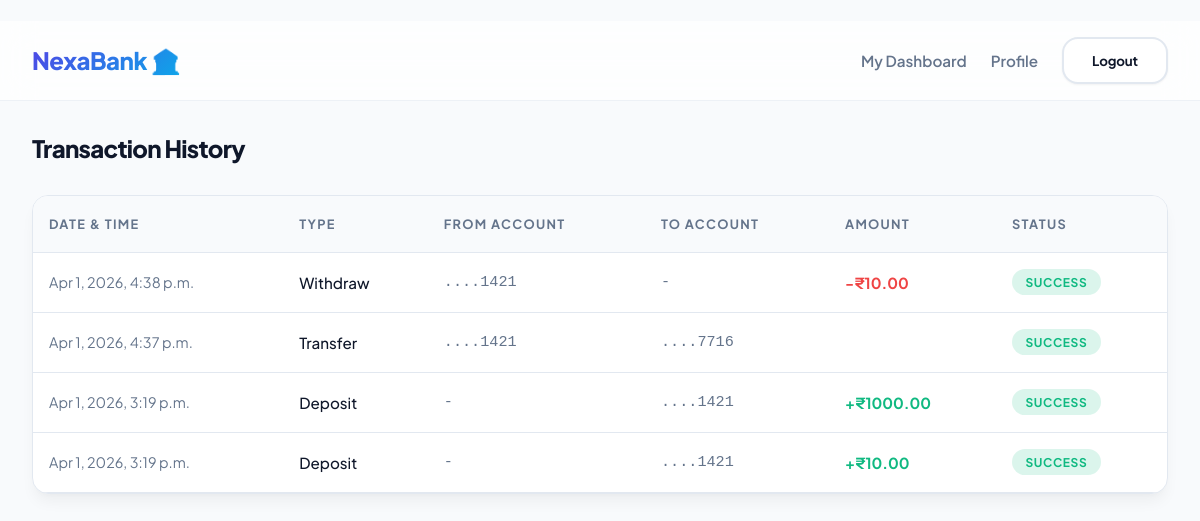
The app's page /transactions/history/ (signed in), older data.
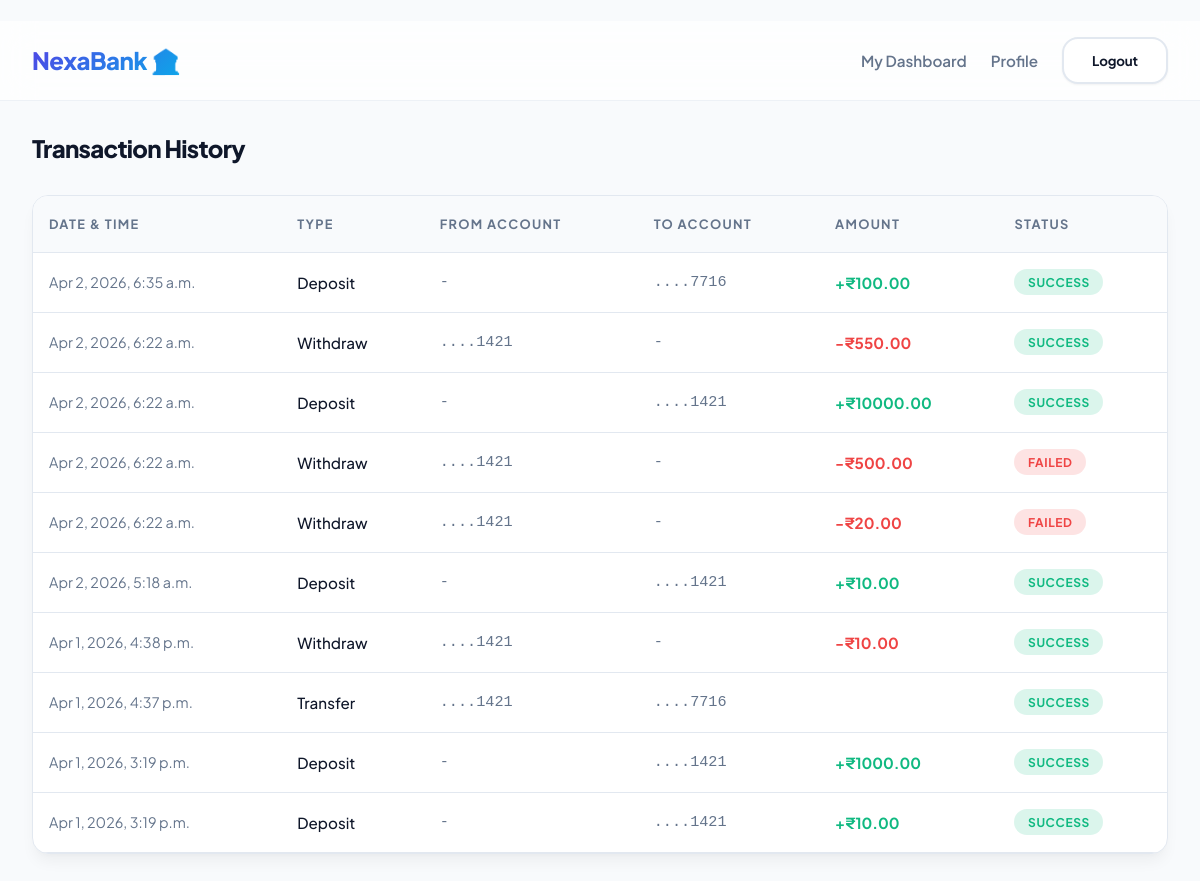
The same page, newer data.
### apps/transactions/models.py (models this page shows, shortened)
class Transaction(models.Model):
    TRANSACTION_TYPES = (
        ('DEPOSIT', 'Deposit'),
        ('WITHDRAW', 'Withdraw'),
        ('TRANSFER', 'Transfer'),
    )
    TRANSACTION_STATUS = (
        ('SUCCESS', 'Success'),
        ('FAILED', 'Failed'),
        ('PENDING', 'Pending'),
        ('PENDING_APPROVAL', 'Pending Approval'),
    )
    from_account = models.ForeignKey(BankAccount, on_delete=models.SET_NULL, null=True, blank=True, related_name='outgoing_transactions')
    to_account = models.ForeignKey(BankAccount, on_delete=models.SET_NULL, null=True, blank=True, related_name='incoming_transactions')
    amount = models.DecimalField(max_digits=12, decimal_places=2)
    type = models.CharField(max_length=15, choices=TRANSACTION_TYPES)
    status = models.CharField(max_length=20, choices=TRANSACTION_STATUS, default='PENDING')
    is_flagged = models.BooleanField(default=False)
    flag_reason = models.CharField(max_length=255, null=True, blank=True)
    timestamp = models.DateTimeField(auto_now_add=True)

### apps/banking/models.py (models this page shows, shortened)
class BankAccount(models.Model):
    ACCOUNT_TYPES = (
        ('SAVINGS', 'Savings'),
        ('CURRENT', 'Current'),
    )
    user = models.ForeignKey(User, on_delete=models.CASCADE, related_name='accounts')
    account_number = models.CharField(max_length=20, unique=True)
    account_type = models.CharField(max_length=10, choices=ACCOUNT_TYPES, default='SAVINGS')
    balance = models.DecimalField(max_digits=12, decimal_places=2, default=0.00)
    is_frozen = models.BooleanField(default=False)
    created_at = models.DateTimeField(auto_now_add=True)

### apps/transactions/views.py (the view)
# urls.py: path('history/', views.transaction_history_view, name='history'),
@login_required
@role_required('CUSTOMER', 'TELLER', 'ADMIN')
def transaction_history_view(request):
    accounts = BankAccount.objects.filter(user=request.user)
    transactions = Transaction.objects.filter(Q(from_account__in=accounts) | Q(to_account__in=accounts)).order_by('-timestamp')
    return render(request, 'transactions/history.html', {'transactions': transactions})

### apps/transactions/templates/transactions/history.html (shortened to what this page needs)
﻿{% extends 'base.html' %}
{% block content %}
<h2 style="margin-bottom: 1.5rem;">Transaction History</h2>
{% if transactions %}
<div class="table-container">
    <table>
        <thead>
            <tr>
                <th>Date & Time</th>
                <th>Type</th>
                <th>From Account</th>
                <th>To Account</th>
                <th>Amount</th>
                <th>Status</th>
            </tr>
        </thead>
        <tbody>
            {% for tx in transactions %}
            <tr>
                <td style="color: var(--text-muted); font-size: 0.9rem;">{{ tx.timestamp|date:"M j, Y, g:i a" }}</td>
                <td style="font-weight: 500;">{{ tx.get_type_display }}</td>
                <td style="font-family: monospace; color: var(--text-muted);">
                    {% if tx.from_account %}....{{ tx.from_account.account_number|slice:"-4:" }}{% else %}-{% endif %}
                </td>
                <td style="font-family: monospace; color: var(--text-muted);">
                    {% if tx.to_account %}....{{ tx.to_account.account_number|slice:"-4:" }}{% else %}-{% endif %}
                </td>
                <td style="font-weight: 700; color: {% if tx.type == 'DEPOSIT' %}var(--success){% elif tx.type == 'WITHDRAW' %}var(--danger){% else %}white{% endif %}">
                    {% if tx.type == 'DEPOSIT' %}+{% elif tx.type == 'WITHDRAW' %}-{% endif %}₹{{ tx.amount }}
                </td>
                <td>
                    <span class="badge {% if tx.status == 'SUCCESS' %}badge-success{% elif tx.status == 'PENDING' %}badge-pending{% else %}badge-failed{% endif %}">
                        {{ tx.status }}
                    </span>
                </td>
            </tr>
            {% endfor %}
        </tbody>
    </table>
</div>
{% else %}
<div class="card" style="text-align: center; padding: 4rem 2rem;">
    <h3 style="margin-bottom: 1rem;">No Transactions Found</h3>
    <p style="color: var(--text-muted);">Your transaction history is currently empty.</p>
</div>
{% endif %}
{% endblock %}

### templates/base.html (shortened to what this page needs)
<!DOCTYPE html>
<html lang="en">
<head>
    {% load static %}
    <link rel="stylesheet" href="{% static 'css/style.css' %}">
</head>
<body>
    {% include 'navbar.html' %}
    <main class="container">
        {% block content %}
        {% endblock %}
    </main>
</body>
</html>

### templates/navbar.html (shortened to what this page needs)
<nav class="navbar">
    <a href="/" class="nav-brand">NexaBank 🏦</a>
    <div class="nav-links">
        {% if user.is_authenticated %}
            {% if user.role == 'ADMIN' %}
                <a href="{% url 'dashboard:admin' %}">Admin Dashboard</a>
            {% elif user.role == 'TELLER' %}
                <a href="{% url 'dashboard:teller' %}">Teller Dashboard</a>
            {% else %}
                <a href="{% url 'dashboard:customer' %}">My Dashboard</a>
            {% endif %}
            <a href="{% url 'accounts:profile' %}">Profile</a>
            <form action="{% url 'accounts:logout' %}" method="POST" style="display:inline;">
                <button type="submit" class="btn btn-secondary">Logout</button>
            </form>
        {% else %}
            <a href="{% url 'accounts:login' %}" class="btn btn-secondary">Login</a>
            <a href="{% url 'accounts:register' %}" class="btn btn-primary">Create Account</a>
        {% endif %}
    </div>
</nav>

### static/css/style.css (style rules this page uses)
:root { --primary: #4f46e5; --primary-light: #818cf8; --primary-dark: #3730a3; --secondary: #0ea5e9; --background: #f8fafc; --surface: #ffffff; --surface-hover: #f1f5f9; --text: #0f172a; --text-muted: #64748b; --border: #e2e8f0; --danger: #ef4444; --success: #10b981; --radius: 16px; --shadow-sm: 0 1px 2px 0 rgba(0, 0, 0, 0.05); --shadow: 0 10px 15px -3px rgba(0, 0, 0, 0.05), 0 4px 6px -2px rgba(0, 0, 0, 0.025); --shadow-hover: 0 20px 25px -5px rgba(14, 165, 233, 0.15), 0 10px 10px -5px rgba(0, 0, 0, 0.04); --transition: all 0.4s cubic-bezier(0.16, 1, 0.3, 1); }
* { margin: 0; padding: 0; box-sizing: border-box; font-family: 'Plus Jakarta Sans', 'Inter', system-ui, sans-serif; }
body { background-color: var(--background); color: var(--text); min-height: 100vh; display: flex; flex-direction: column; }
.container { width: 100%; max-width: 1200px; margin: 0 auto; padding: 2rem; flex-grow: 1; animation: fadeUpIn 0.6s ease-out forwards; }
h1, h2, h3 { color: var(--text); font-weight: 800; letter-spacing: -0.03em; }
a { color: var(--primary); text-decoration: none; transition: var(--transition); }
.navbar { background: rgba(255, 255, 255, 0.75); backdrop-filter: blur(16px); -webkit-backdrop-filter: blur(16px); border-bottom: 1px solid rgba(226, 232, 240, 0.6); padding: 1rem 2rem; display: flex; justify-content: space-between; align-items: center; position: sticky; top: 0; z-index: 1000; }
.nav-brand { font-size: 1.5rem; font-weight: 800; background: linear-gradient(135deg, var(--primary), var(--secondary)); -webkit-background-clip: text; -webkit-text-fill-color: transparent; letter-spacing: -0.5px; }
.nav-links { display: flex; gap: 1.5rem; align-items: center; }
.nav-links a { color: var(--text-muted); font-weight: 600; font-size: 0.95rem; }
.btn { padding: 0.8rem 1.75rem; border-radius: var(--radius); font-weight: 700; cursor: pointer; transition: var(--transition); border: none; display: inline-flex; align-items: center; justify-content: center; gap: 0.5rem; letter-spacing: -0.01em; }
.btn-secondary { background: var(--surface); color: var(--text); border: 2px solid var(--border); box-shadow: var(--shadow-sm); }
.table-container { overflow-x: auto; margin-top: 2rem; background: var(--surface); border-radius: var(--radius); border: 1px solid var(--border); box-shadow: var(--shadow); }
table { width: 100%; border-collapse: collapse; }
th, td { padding: 1.25rem 1rem; text-align: left; border-bottom: 1px solid var(--border); }
th { background: var(--background); color: var(--text-muted); font-size: 0.8rem; font-weight: 700; text-transform: uppercase; letter-spacing: 0.1em; }
td { color: var(--text); font-size: 0.95rem; }
tbody tr { transition: var(--transition); }
.badge { padding: 0.35rem 0.85rem; border-radius: 9999px; font-size: 0.75rem; font-weight: 700; letter-spacing: 0.05em; text-transform: uppercase; }
.badge-success { background: rgba(16, 185, 129, 0.15); color: var(--success); }
.badge-failed { background: rgba(239, 68, 68, 0.15); color: var(--danger); }

Row changes from the older to the newer data that the page shows:
added Transaction: timestamp "Apr 2, 2026, 6:35 a.m.", type "Deposit", to_account.account_number "7716", amount "100.00", status "SUCCESS"
added Transaction: timestamp "Apr 2, 2026, 6:22 a.m.", type "Withdraw", from_account.account_number "1421", amount "550.00", status "SUCCESS"
added Transaction: timestamp "Apr 2, 2026, 6:22 a.m.", type "Deposit", to_account.account_number "1421", amount "10000.00", status "SUCCESS"
added Transaction: timestamp "Apr 2, 2026, 6:22 a.m.", type "Withdraw", from_account.account_number "1421", amount "500.00", status "FAILED"
added Transaction: timestamp "Apr 2, 2026, 6:22 a.m.", type "Withdraw", from_account.account_number "1421", amount "20.00", status "FAILED"
added Transaction: timestamp "Apr 2, 2026, 5:18 a.m.", type "Deposit", to_account.account_number "1421", amount "10.00", status "SUCCESS"
